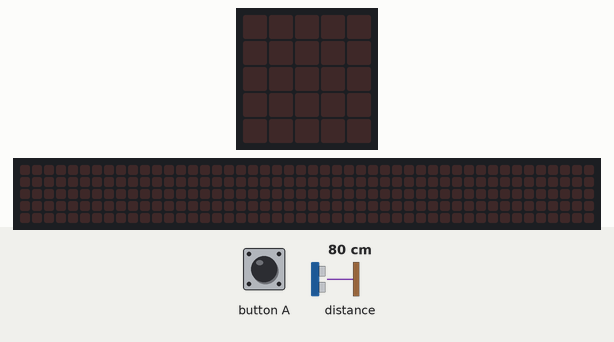
Simulated run of this program. Board: BBC micro:bit running MicroPython. On the bench: the board's 5×5 LED display, a strip that is not on the board, showing the scrolling text unrolled. The inputs (shaded band) are chosen by the test bench; at power-on: distance to the obstacle 80 cm. The echo pulse lasts 58.3 µs per cm; the 48×5 strip is a reading aid, not a part: it shows the text the display is scrolling, unrolled, one strip-width of it at a time.

Above: at 1.2 s.
1.3 s: button A pressed for 0.15 s
At 1.4 s:
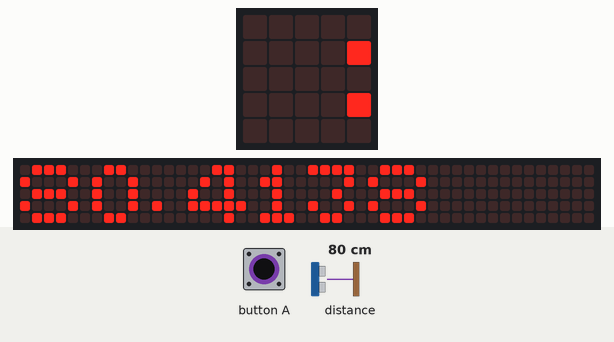
7.3 s: button A pressed for 1 s
At 7.71 s:
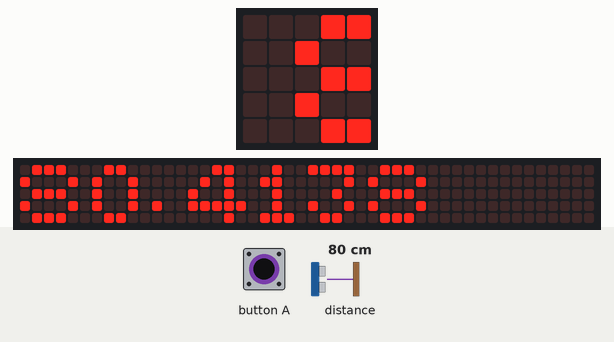

The program:

ultrasoni_mesafe.py
```python
from microbit import *
import machine
import utime
def get_dist():
    pin0.write_digital(0)
    utime.sleep_us(2)
    pin0.write_digital(1)
    utime.sleep_us(10)
    pin0.write_digital(0)
    d=machine.time_pulse_us(pin1,1,11600)
    if d>0:
        return d/58
    else:
        return d
pin1.set_pull(pin1.NO_PULL)
while True:
    if button_a.was_pressed():
        d=get_dist()
        display.scroll(d)
        sleep(150)
    sleep(20)
    
```

Measured:
- after the input at 1.3 s, the display: changes at once (image 1)
- after the input at 7.3 s, the display: first changes at once (image 2 shows a later state)
